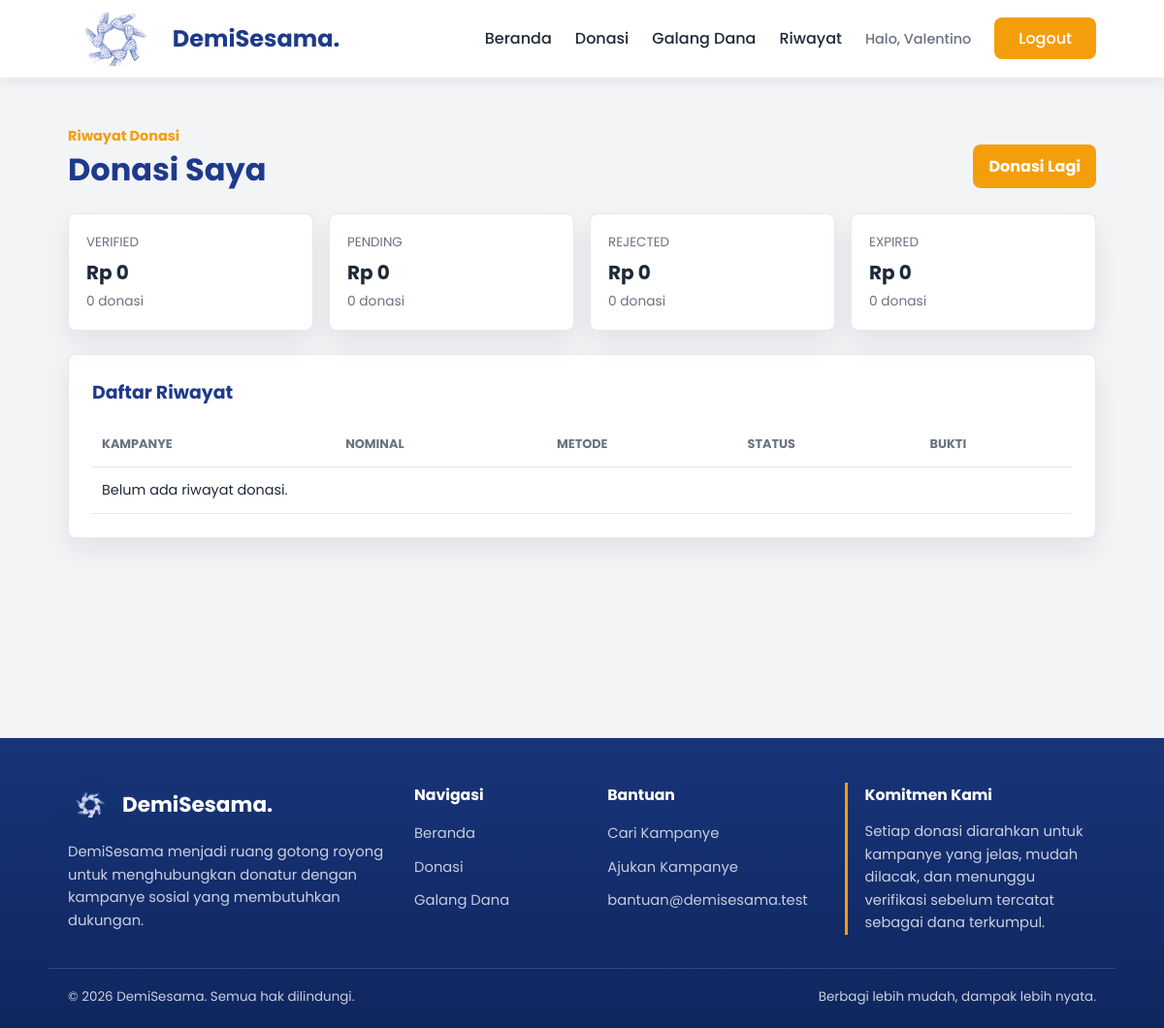
Page /pages/riwayat-donasi.php (signed in) on the earlier database version.
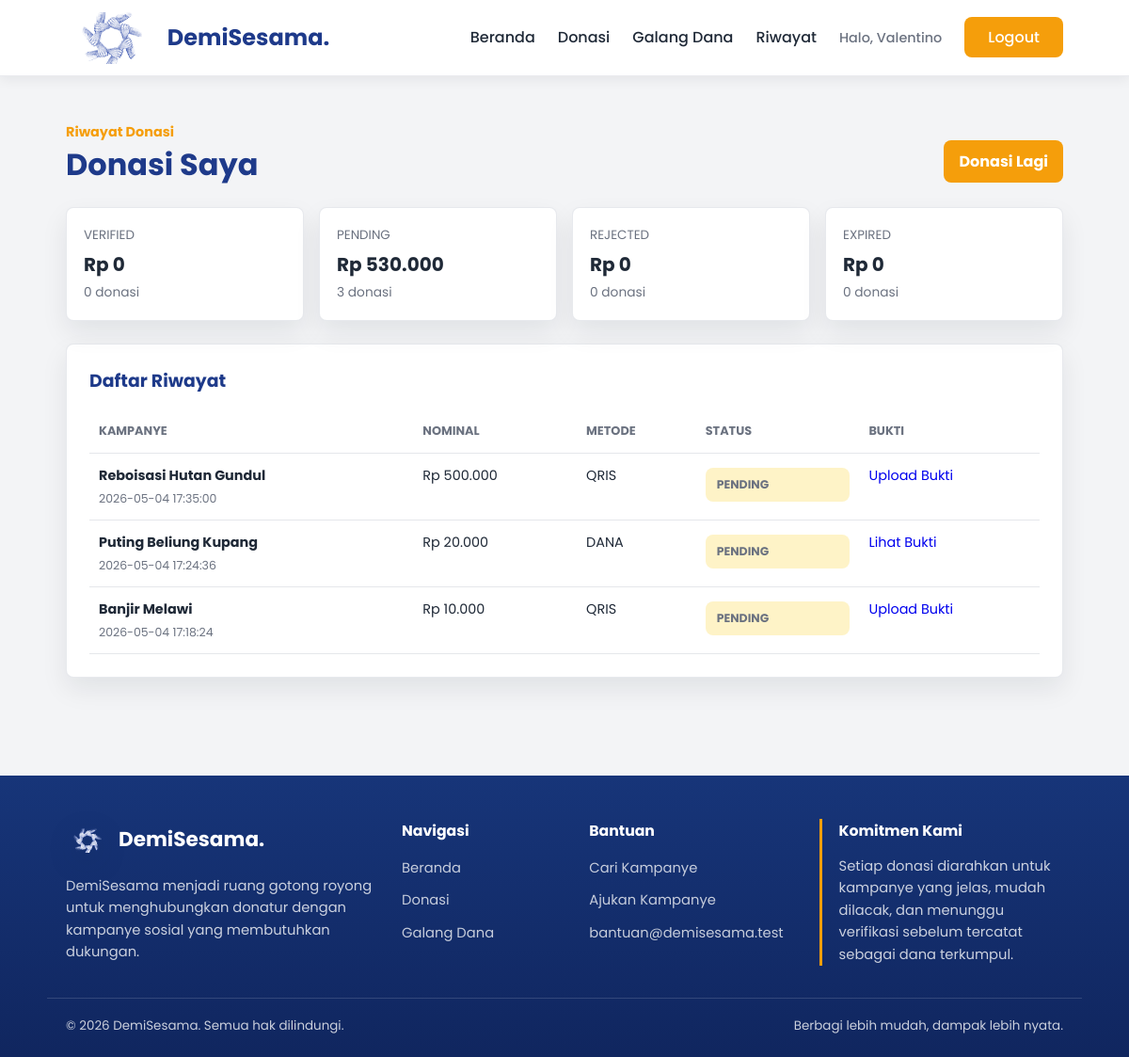
Same page on the later database version.
### tables this page shows
CREATE TABLE `donasi` (
  `id_donasi` int(11) NOT NULL AUTO_INCREMENT,
  `id_donatur` int(11) NOT NULL,
  `id_kampanye` int(11) NOT NULL,
  `nominal_donasi` decimal(15,2) NOT NULL,
  `metode_pembayaran` varchar(50) NOT NULL,
  `pesan_dukungan` text DEFAULT NULL,
  `bukti_transfer` varchar(255) DEFAULT NULL,
  `status` enum('PENDING','VERIFIED','REJECTED','EXPIRED') DEFAULT 'PENDING',
  `waktu_donasi` timestamp NOT NULL DEFAULT current_timestamp(),
  `waktu_kadaluarsa` datetime DEFAULT NULL,
  PRIMARY KEY (`id_donasi`),
  KEY `id_donatur` (`id_donatur`),
  KEY `id_kampanye` (`id_kampanye`),
  CONSTRAINT `donasi_ibfk_1`
    FOREIGN KEY (`id_donatur`)
    REFERENCES `donatur` (`id_donatur`)
    ON DELETE CASCADE,
  CONSTRAINT `donasi_ibfk_2`
    FOREIGN KEY (`id_kampanye`)
    REFERENCES `kampanye` (`id_kampanye`)
    ON DELETE CASCADE
);

CREATE TABLE `kampanye` (
  `id_kampanye` int(11) NOT NULL AUTO_INCREMENT,
  `id_penyelenggara` int(11) NOT NULL,
  `judul_kampanye` varchar(100) NOT NULL,
  `kategori` varchar(50) NOT NULL,
  `lokasi` varchar(100) NOT NULL,
  `deskripsi` varchar(1000) NOT NULL,
  `target_dana` int(15) NOT NULL,
  `dana_terkumpul` int(15) NOT NULL DEFAULT 0,
  `batas_waktu` date NOT NULL,
  `gambar_poster` varchar(255) NOT NULL,
  PRIMARY KEY (`id_kampanye`),
  KEY `id_penyelenggara` (`id_penyelenggara`),
  CONSTRAINT `kampanye_ibfk_1`
    FOREIGN KEY (`id_penyelenggara`)
    REFERENCES `penyelenggara` (`id_penyelenggara`)
    ON DELETE CASCADE
    ON UPDATE CASCADE
);

CREATE TABLE `metode_pembayaran` (
  `id_metode` int(11) NOT NULL AUTO_INCREMENT,
  `kode` varchar(50) NOT NULL,
  `label` varchar(100) NOT NULL,
  `tipe` enum('qris','ewallet','bank') NOT NULL DEFAULT 'bank',
  `nomor_tujuan` varchar(100) DEFAULT NULL,
  `nama_pemilik` varchar(100) DEFAULT NULL,
  `instruksi` varchar(255) NOT NULL,
  `gambar` varchar(255) DEFAULT NULL,
  `aktif` tinyint(1) NOT NULL DEFAULT 1,
  PRIMARY KEY (`id_metode`),
  UNIQUE KEY `kode` (`kode`)
);

### components/path_helper.php (called while the page is built, shortened)
<?php
if (!function_exists('appBaseUrl')) {
    function appBaseUrl() {
        static $base_url = null;
        if ($base_url !== null) {
            return $base_url;
        }
        $document_root = realpath($_SERVER['DOCUMENT_ROOT'] ?? '');
        $project_root = realpath(dirname(__DIR__));
        if ($document_root && $project_root && strpos($project_root, $document_root) === 0) {
            $relative = trim(str_replace('\\', '/', substr($project_root, strlen($document_root))), '/');
            $base_url = '/' . ($relative !== '' ? $relative . '/' : '');
            return $base_url;
        }
        $script_name = str_replace('\\', '/', $_SERVER['SCRIPT_NAME'] ?? '/');
        $base_url = preg_replace('#/(admin|auth|pages)/[^/]*$#', '/', $script_name);
        $base_url = preg_replace('#/[^/]*$#', '/', $base_url);
        return $base_url ?: '/';
    }
}
if (!function_exists('url_for')) {
    function url_for($path = '') {
        $path = (string) $path;
        return appBaseUrl() . ltrim($path, '/');
    }
}
if (!function_exists('asset_url')) {
    function asset_url($path) {
        return url_for($path);
    }
}
if (!function_exists('current_page_path')) {
    function current_page_path() {
        $script_name = str_replace('\\', '/', $_SERVER['SCRIPT_NAME'] ?? '');
        $base_url = appBaseUrl();
        return ltrim(basename($script_name), '/');
    }
}
?>

### components/auth.php (called while the page is built, shortened)
<?php
require_once __DIR__ . "/donation_helper.php";
if (!function_exists('currentDonorId')) {
    function currentDonorId() {
        return (int) ($_SESSION['id_donatur'] ?? 0);
    }
}
?>

### components/donation_helper.php (called while the page is built, shortened)
<?php
require_once __DIR__ . "/path_helper.php";
if (!function_exists('e')) {
    function e($value) {
        return htmlspecialchars((string) $value, ENT_QUOTES, 'UTF-8');
    }
}
if (!function_exists('formatRupiah')) {
    function formatRupiah($value) {
        return "Rp " . number_format((float) $value, 0, ',', '.');
    }
}
if (!function_exists('paymentMethodsTableAvailable')) {
    function paymentMethodsTableAvailable($conn) {
        $result = mysqli_query($conn, "SHOW TABLES LIKE 'metode_pembayaran'");
        return $result && mysqli_num_rows($result) > 0;
    }
}
if (!function_exists('paymentMethods')) {
    function paymentMethods($active_only = true) {
        global $conn;
        if (isset($conn) && $conn && paymentMethodsTableAvailable($conn)) {
            $where = $active_only ? "WHERE aktif = 1" : "";
            $result = mysqli_query(
                $conn,
                "SELECT kode, label, tipe, nomor_tujuan, nama_pemilik, instruksi, gambar
                 FROM metode_pembayaran
                 {$where}
                 ORDER BY label ASC"
            );
            $methods = [];
            if ($result) {
                while ($row = mysqli_fetch_assoc($result)) {
                    $methods[$row['kode']] = [
                        'label' => $row['label'],
                        'type' => $row['tipe'],
                        'account' => $row['nomor_tujuan'],
                        'account_name' => $row['nama_pemilik'],
                        'instruction' => $row['instruksi'],
                        'image' => $row['gambar'],
                    ];
                }
            }
            if (!empty($methods)) {
                return $methods;
            }
        }
        return defaultPaymentMethods();
    }
}
if (!function_exists('normalizePaymentMethod')) {
    function normalizePaymentMethod($method) {
        $method = strtolower(trim((string) $method));
        if ($method === 'qris') {
            return 'qris';
        }
        return $method;
    }
}
if (!function_exists('getPaymentMethod')) {
    function getPaymentMethod($method) {
        $methods = paymentMethods();
        $key = normalizePaymentMethod($method);
        return $methods[$key] ?? null;
    }
}
?>

### pages/riwayat-donasi.php (the view, shortened to what the rows shown need)
<?php
require_once("../components/db_conn.php");
require_once("../components/auth.php");
require_once("../components/donation_helper.php");
$id_donatur = currentDonorId();
$stmt = mysqli_prepare(
    $conn,
    "SELECT d.*, k.judul_kampanye, k.gambar_poster
     FROM donasi d
     INNER JOIN kampanye k ON k.id_kampanye = d.id_kampanye
     WHERE d.id_donatur = ?
     ORDER BY d.waktu_donasi DESC"
);
$donations = [];
if ($stmt) {
    mysqli_stmt_bind_param($stmt, "i", $id_donatur);
    mysqli_stmt_execute($stmt);
    $result = mysqli_stmt_get_result($stmt);
    while ($row = $result ? mysqli_fetch_assoc($result) : null) {
        $donations[] = $row;
    }
}
?>
<!DOCTYPE html>
<html lang="id">
<head>
    <link rel="stylesheet" href="<?php echo asset_url('css/global.css?v=3'); ?>">
    <link rel="stylesheet" href="<?php echo asset_url('css/form.css?v=3'); ?>">
    <link rel="stylesheet" href="<?php echo asset_url('css/admin.css?v=1'); ?>">
</head>
<body>
    <main class="admin-page">
        <div class="container">
            <div class="admin-heading">
                <div>
                    <h1>Donasi Saya</h1>
                </div>
            </div>
            <section class="admin-panel">
                <h2>Daftar Riwayat</h2>
                <div class="admin-table-wrap">
                    <table class="admin-table">
                        <thead>
                            <tr>
                                <th>Kampanye</th>
                                <th>Nominal</th>
                                <th>Metode</th>
                                <th>Status</th>
                                <th>Bukti</th>
                            </tr>
                        </thead>
                        <tbody>
                            <?php foreach ($donations as $donasi): ?>
                                <?php $payment = getPaymentMethod($donasi['metode_pembayaran']); ?>
                                <tr>
                                    <td>
                                        <strong><?php echo e($donasi['judul_kampanye']); ?></strong>
                                        <span><?php echo e($donasi['waktu_donasi']); ?></span>
                                    </td>
                                    <td><?php echo formatRupiah($donasi['nominal_donasi']); ?></td>
                                    <td><?php echo e($payment['label'] ?? $donasi['metode_pembayaran']); ?></td>
                                    <td><span class="status-badge status-<?php echo strtolower(e($donasi['status'])); ?>"><?php echo e($donasi['status']); ?></span></td>
                                    <td>
                                        <?php if (!empty($donasi['bukti_transfer'])): ?>
                                            <a href="<?php echo e(asset_url($donasi['bukti_transfer'])); ?>" target="_blank" rel="noopener">Lihat Bukti</a>
                                        <?php elseif ($donasi['status'] === 'PENDING'): ?>
                                            <a href="<?php echo url_for('pages/verif.php?id=' . (int) $donasi['id_donasi']); ?>">Upload Bukti</a>
                                        <?php else: ?>
                                            <span>-</span>
                                        <?php endif; ?>
                                    </td>
                                </tr>
                            <?php endforeach; ?>
                        </tbody>
                    </table>
                </div>
            </section>
        </div>
    </main>
</body>
</html>

Differences in the rows shown:
added donasi: id_kampanye.judul_kampanye "Reboisasi Hutan Gundul", waktu_donasi "2026-05-04 17:35:00", nominal_donasi "Rp 500.000", metode_pembayaran.label "QRIS", status "PENDING"
added donasi: id_kampanye.judul_kampanye "Puting Beliung Kupang", waktu_donasi "2026-05-04 17:24:36", nominal_donasi "Rp 20.000", status "PENDING"
added metode_pembayaran: label "DANA"
added donasi: id_kampanye.judul_kampanye "Banjir Melawi", waktu_donasi "2026-05-04 17:18:24", nominal_donasi "Rp 10.000", status "PENDING"
added metode_pembayaran: label "QRIS"
Other differences:
new list line: "PENDING Rp 530.000 3 donasi"
list line gone: "PENDING Rp 0 0 donasi"
text no longer shown: "Belum ada riwayat donasi."
